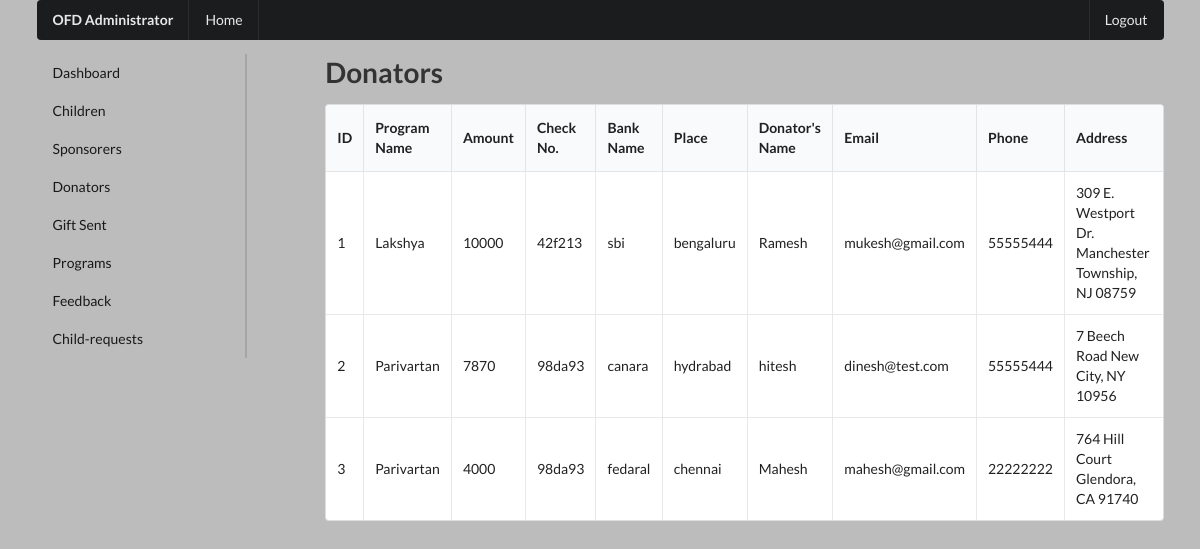
Page /admin/donators.php (signed in) on the committed database.
### tables this page shows
CREATE TABLE `donation` (
  `d_id` int(3) NOT NULL,
  `program` varchar(20) NOT NULL,
  `amount` int(30) NOT NULL,
  `checkno` varchar(30) NOT NULL,
  `bank_name` varchar(30) NOT NULL,
  `place` varchar(30) NOT NULL,
  `d_name` varchar(30) NOT NULL,
  `email` varchar(50) NOT NULL,
  `phone` int(20) NOT NULL,
  `d_address` text NOT NULL
);

### admin/donators.php (the view, shortened to what this page needs)
<?php include './admin_components/admin_header.php' ?>
    <div class="ui container">
        <?php include './admin_components/admin_top-menu.php' ?>
        <div class="ui grid">
            <?php include './admin_components/admin_side-menu.php' ?>
            <div class="twelve wide column">
                <h1>Donators</h1>
                <table class="ui celled table">
                    <thead>
                        <tr>
                            <th>ID</th>
                            <th>Program Name</th>
                            <th>Amount</th>
                            <th>Check No.</th>
                            <th>Bank Name</th>
                            <th>Place</th>
                            <th>Donator's Name</th>
                            <th>Email</th>
                            <th>Phone</th>
                            <th>Address</th>
                        </tr>
                    </thead>
                    <tbody>
                        <?php
                            $sql = "SELECT * FROM donation";
                            $result = $conn->query($sql);
                            if ($result->num_rows > 0) {
                                while($row = $result->fetch_assoc()) {
                        ?>
                        <tr>
                            <td data-label="ID"><?php echo $row['d_id']; ?></td>
                            <td data-label="Program"><?php echo $row['program']; ?></td>
                            <td data-label="Amount"><?php echo $row['amount']; ?></td>
                            <td data-label="Check No."><?php echo $row['checkno']; ?></td>
                            <td data-label="Bank Name"><?php echo $row['bank_name']; ?></td>
                            <td data-label="Place"><?php echo $row['place']; ?></td>
                            <td data-label="Donator's Name"><?php echo $row['d_name']; ?></td>
                            <td data-label="Email"><?php echo $row['email']; ?></td>
                            <td data-label="Phone"><?php echo $row['phone']; ?></td>
                            <td data-label="Address"><?php echo $row['d_address']; ?></td>
                        </tr>
                        <?php
                                }
                            }
                        ?>
                    </tbody>
                </table>
            </div>
        </div>
    </div>

### css/main.css (style rules this page uses)
:root { --background-color: #ffffff; --text-color: #333333; }
body { background-color: var(--background-color); color: var(--text-color); }

### rows in the picture
donation: d_id "1", program "Lakshya", amount "10000", checkno "42f213", bank_name "sbi", place "bengaluru", d_name "Ramesh", email "mukesh@gmail.com", phone "55555444", d_address "309 E. Westport Dr. Manchester Township, NJ 08759"
donation: d_id "2", program "Parivartan", amount "7870", checkno "98da93", bank_name "canara", place "hydrabad", d_name "hitesh", email "dinesh@test.com", phone "55555444", d_address "7 Beech Road New City, NY 10956"
donation: d_id "3", program "Parivartan", amount "4000", checkno "98da93", bank_name "fedaral", place "chennai", d_name "Mahesh", email "mahesh@gmail.com", phone "22222222", d_address "764 Hill Court Glendora, CA 91740"
